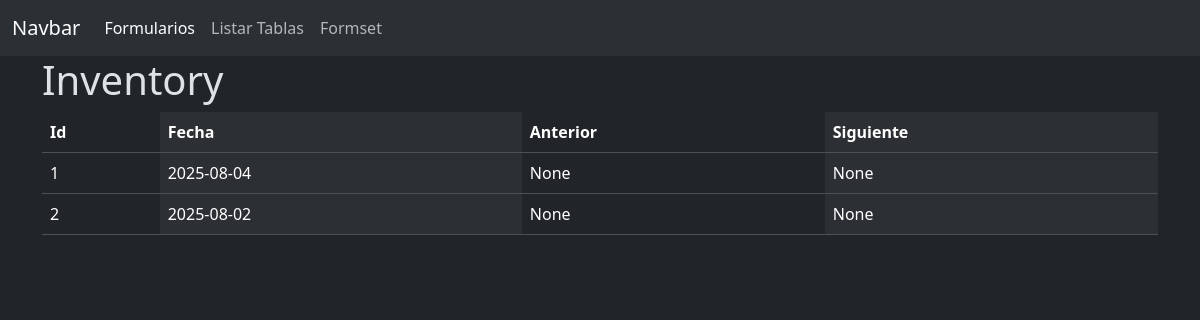
The page /Inventory/listar/Inventory on the database as committed earlier.
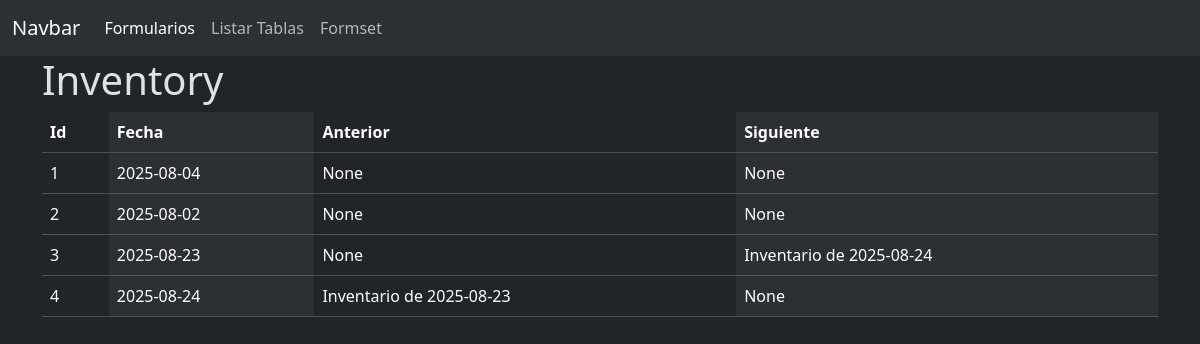
The same page on the database as committed later.
### Inventory/models.py (models this page shows)
class Fecha(models.Model):
    fecha = models.DateField(
        unique=True,
        db_index=True
    )
    def __str__(self):
        return str(self.fecha)

class Inventory(models.Model):
    fecha = models.OneToOneField(
        Fecha,
        on_delete=models.RESTRICT,
        related_name='inventario'
    )
    anterior = models.OneToOneField(
        'self', null=True, blank=True, on_delete=models.DO_NOTHING, related_name='+')
    siguiente = models.OneToOneField(
        'self', null=True, blank=True, on_delete=models.DO_NOTHING, related_name='+')
    def __str__(self):
        return f"Inventario de {self.fecha.fecha}"

### Inventory/views.py (the view)
# urls.py: path('listar/', views.listar_modelos, name='listar_modelos'),
def listar(request, model_name):
    modelo = apps.get_model('Inventory', model_name)
    qs = modelo.objects.all().select_related().order_by()
    fields = modelo._meta.fields
    modelo_dicts = [{field.name: getattr(objeto, field.name) for field in fields}
                    for objeto in qs]
    return render(
        request,
        "listar.html",
        {
            'var': '_listar.html',
            'modelo_dicts': modelo_dicts,
            'fields': fields,
            'name': model_name,
        }
    )

### Inventory/templates/listar.html
{% include var %}

### templates/_listar.html
{% extends "base.html" %}
{% block content %}
    <h1>{{name}}</h1>
    <table class="table table-dark table-striped-columns">
            <thead>
                <tr>
                    {% for field in fields %}
                        <th scope="col">{{field.name|capfirst}}</th>
                    {% endfor %}
                </tr>
            </thead>
        <tbody>
            {% for modelo in modelo_dicts %}
            <tr>
            {% for valor in modelo.values %}
                <td scope='row'>{{ valor }}</td>
                {% endfor %}
            </tr>
            {% endfor %}
        </tbody>
    </table>
{% endblock content %}

Rows that differ between the two databases and show on the page:
added Fecha: values "3" "None", fecha "2025-08-23"
added Inventory: fecha.fecha "Inventario de 2025-08-24"
added Fecha: values "4" "None", fecha "2025-08-24"
added Inventory: fecha.fecha "Inventario de 2025-08-23"
